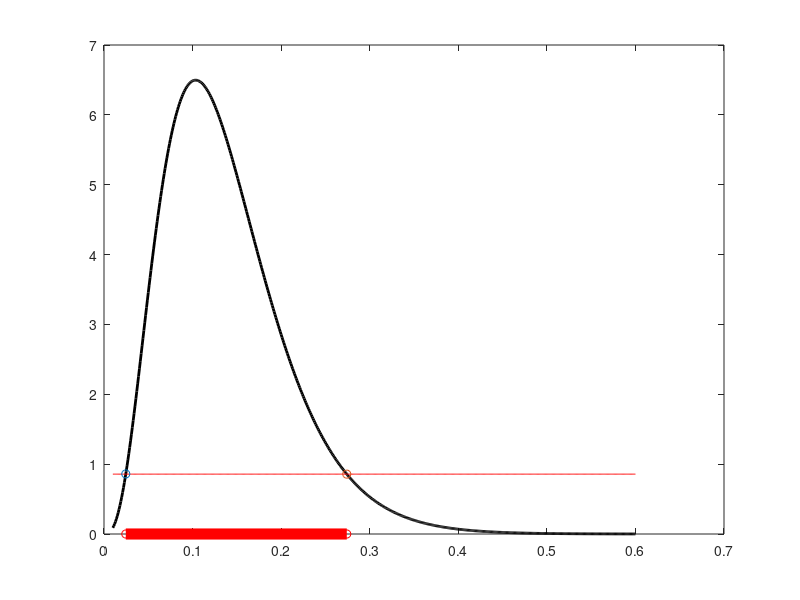

Reproduce this figure in MATLAB. (Note: this script raises an error after producing the figure.)
% gammagamma.m
close all
figure(1)
f=@(x,a,b)   1/gamma(a) * x.^(a-1) .* b.^a .* exp(- b * x)
%f=@(x,a,b)   gampdf(x, a,  1/b);
xx=0.01:0.001:0.6 ;
plot(xx, f(xx, 4, 29),'k-','linewidth',2)
hold on
plot(xx, 0.857*ones(size(xx)),'r-')
plot(0.0246, f(0.0246, 4, 29), 'o')
plot(0.0246, 0, 'ro')
plot(0.2741, f(0.2741, 4, 29), 'o')
plot(0.2741, 0, 'ro')
plot([0.0246  0.2741],[0  0], 'r-','linewidth',8)
hold off
%%
format long
 k=0.857368863848;
a=4; b=29;
ff=@(x) 1/gamma(4) * x.^3 .* 29.^4 .* exp(- 29 * x) - k
a1=fzero(ff, 0.05)  %0.0246
a2=fzero( ff, 0.4)   %0.2741
gamcdf(a2, 4, 1/29) - gamcdf(a1, 4, 1/29) %0.95
format short
lengthhpd = a2 - a1  %0.24951
%%
% Equi-tailed CS

[gaminv(0.025, 4, 1/29)  gaminv(0.975, 4, 1/29)]
% 0.0376    0.3023
lengtheqt = gaminv(0.975, 4, 1/29) - gaminv(0.025, 4, 1/29) %0.26474

figure(2)
plot(xx, f(xx, 4, 29),'k-','linewidth',2)
hold on
plot(0.037582, f(0.037582, 4, 29), 'o')
plot(0.037582, 0, 'ro')
plot(0.30232, f(0.30232, 4, 29), 'o')
plot(0.30232, 0, 'ro')
plot([0.037582  0.30232],[0  0], 'r-','linewidth',8)
plot([0.037582  0.30232],[f(0.037582,4,29)  f(0.30232,4,29)], ...
         'k-','linewidth',1)
hold off
